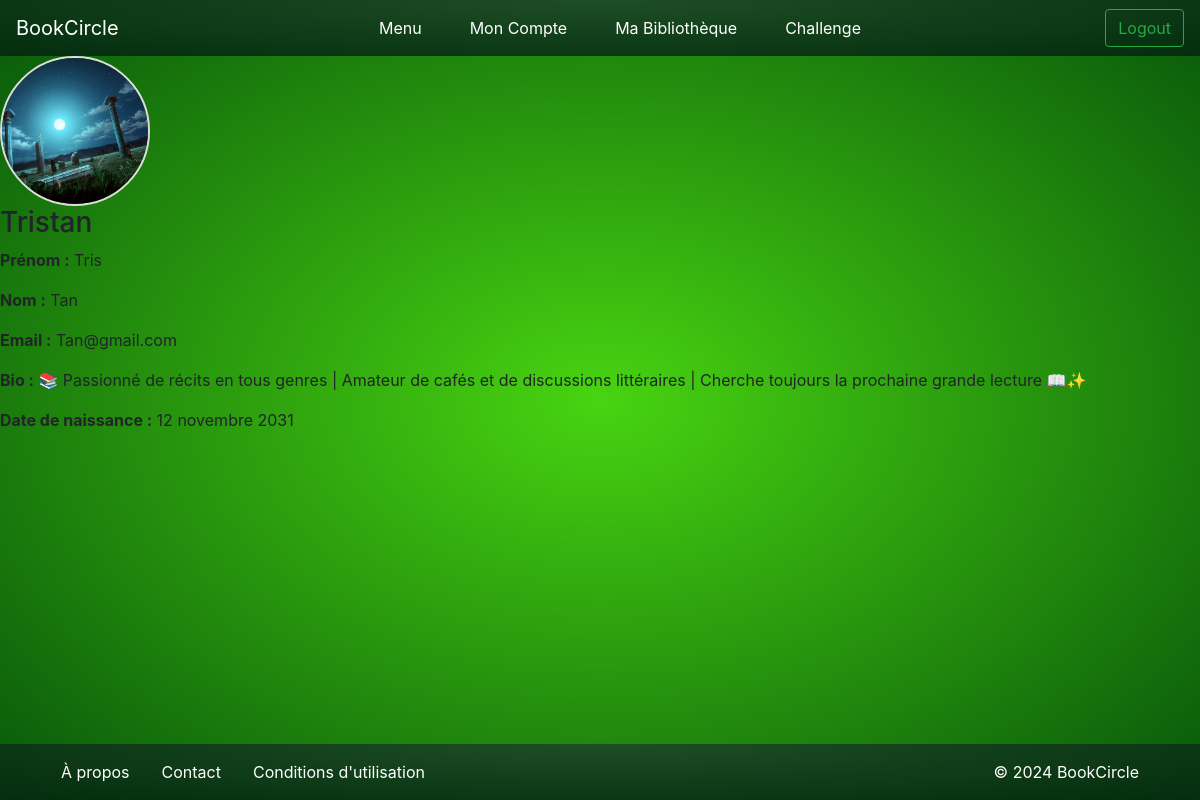
Page /account/ (signed in) on the committed database.
### bookc/models.py (models this page shows, shortened)
class UserProfile(models.Model):
    user = models.OneToOneField(User, on_delete=models.CASCADE)
    bio = models.TextField(blank=True, null=True)
    profile_picture = models.ImageField(upload_to='profiles/', blank=True, null=True)
    date_of_birth = models.DateField(blank=True, null=True)

### bookc/views.py (the view)
# urls.py: path('account/', views.account, name="account"),
@login_required
def account(request):
   user_profile = get_object_or_404(UserProfile, user=request.user)
   return render(request, 'account.html', {'user_profile': user_profile})

### templates/account.html (shortened to what this page needs)
{% extends "base.html" %}
    {% load static %}
    {% block style %}
        <link rel="stylesheet" href="https://cdn.jsdelivr.net/npm/bootstrap@4.0.0/dist/css/bootstrap.min.css">
        <link rel="stylesheet" href="{% static 'css/style.css' %}">
    {% endblock style %}
{% block content %}
    {% include "components/nav.html" %}
    <div class="profile">
        {% if user_profile.profile_picture %}
            <img src="{{ user_profile.profile_picture.url }}" alt="Photo de profil" class="profile-picture">
        {% else %}
            <img src="{% static 'default-profile.png' %}" alt="Photo de profil" class="profile-picture">
        {% endif %}
        <h3>{{ user_profile.user.username }}</h3>
        <p><strong>Prénom :</strong> {{ user_profile.user.first_name }}</p>
        <p><strong>Nom :</strong> {{ user_profile.user.last_name }}</p>
        <p><strong>Email :</strong> {{ user_profile.user.email }}</p>
        <p><strong>Bio :</strong> {{ user_profile.bio }}</p>
        <p><strong>Date de naissance :</strong> {{ user_profile.date_of_birth }}</p>
    </div>
    {% include "components/footer.html" %}
{% endblock %}

### static/css/style.css (style rules this page uses)
html, body { height: 100%; margin: 0; }
body { min-height: 100vh; margin: 0; background: radial-gradient(ellipse at center, #48d411 0%, #07560a 100%); background-size: cover; background-position: center; background-repeat: no-repeat; }
.profile-picture { width: 150px; height: 150px; border-radius: 50%; border: 2px solid #ddd; object-fit: cover; }

### rows in the picture
UserProfile: profile_picture (picture), user.username "Tristan", user.first_name "Tris", user.last_name "Tan", user.email "Tan@gmail.com", bio "📚 Passionné de récits en tous genres | Amateur de cafés et de discussions littéraires | Cherche toujours la prochaine grande lecture 📖✨", date_of_birth "12 novembre 2031"
